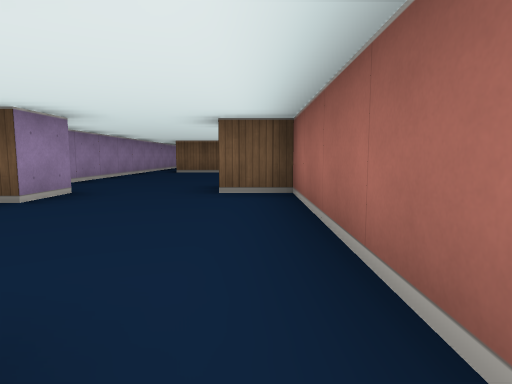
view 1 (above)

14 first-person views from a walk through a cub3D ray-caster map. The camera is about half as high as the walls, tilts 6° down and sees 75° across. The floor is counted in squares. Each view is taken from the middle of a square. On the plan, view 1 faces up. The plan holds only what a view shows up to about 9 squares ahead; the rest is blank.

view 2
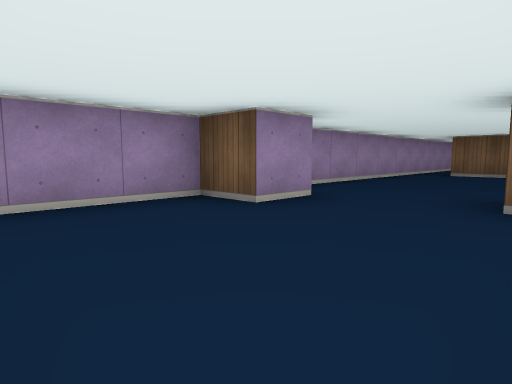

view 3
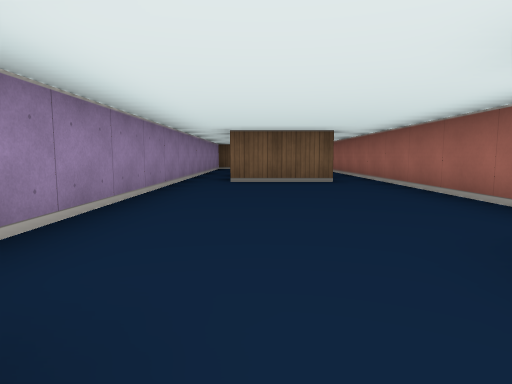

view 4
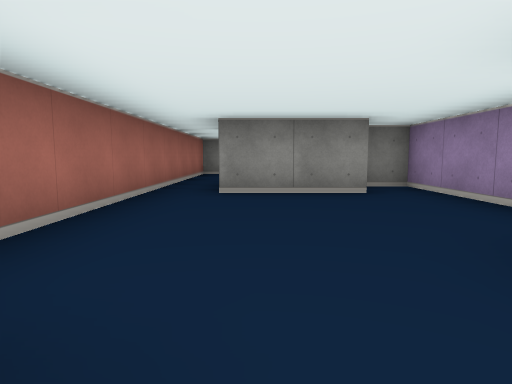

view 5
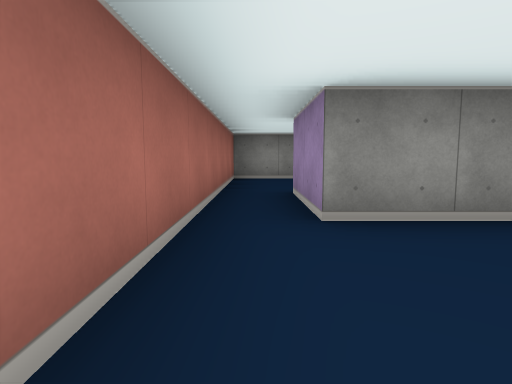

view 6
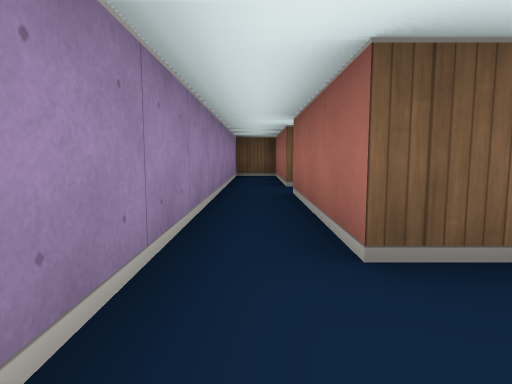

view 7
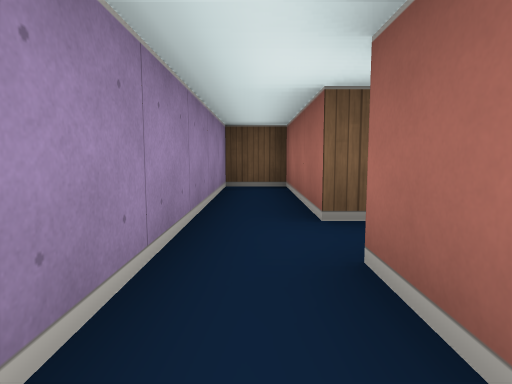

view 8
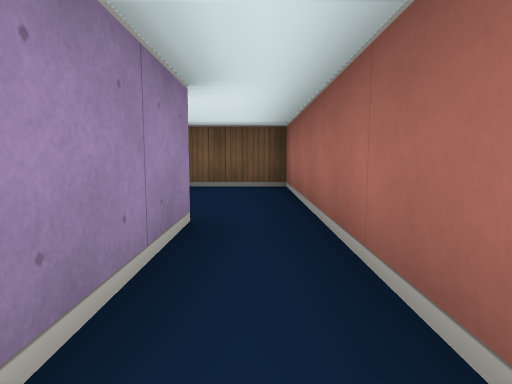

view 9
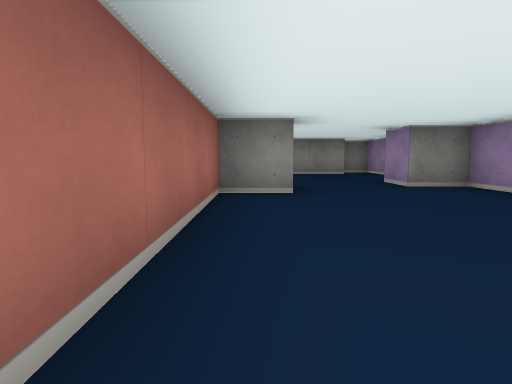

view 10
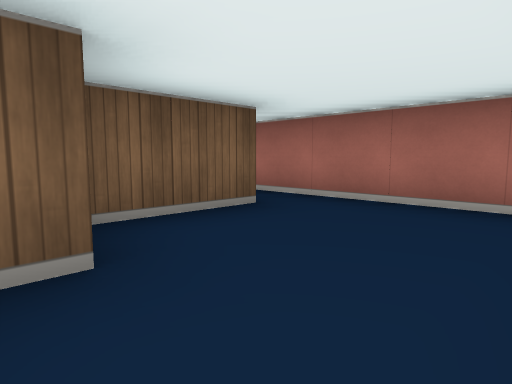

view 11
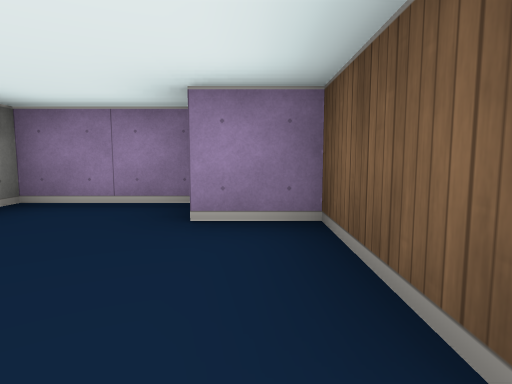

view 12
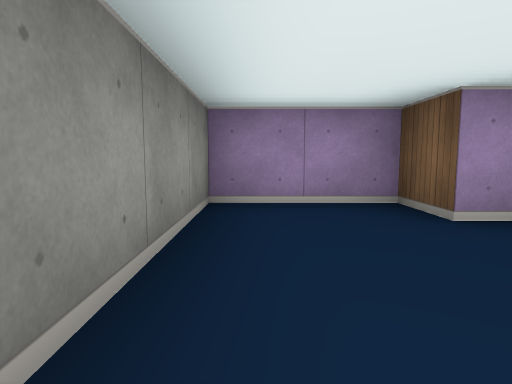

view 13
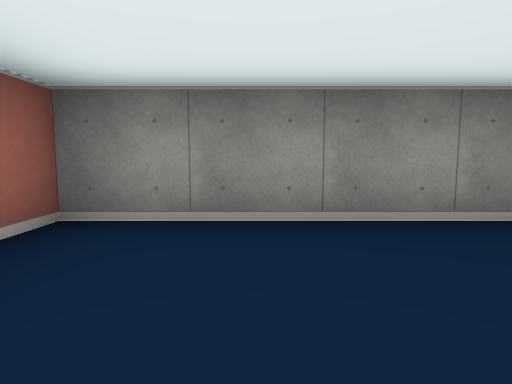

view 14
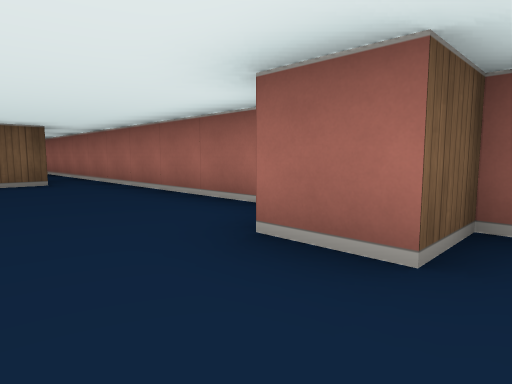

### Floor plan
Points are (right, up) in squares from view 1. A wall is a line through its corners. A room is listed if a view was taken in it or the views show most of it. See-through windows are left out.
Room 1 (views 1, 10, 11, 12, 13)
walls: (-0.5, 0.5) (-0.5, -1.5) (-2.5, -1.5) (-2.5, -2.5) (-3.5, -2.5) (-3.5, -4.5) (0.5, -4.5) (0.5, 0.5)
ways out: opening at (0, -0.5) to room 2
Room 2 (views 2, 3, 5, 14)
walls: (-2.6, 0.5) (-0.5, 0.5); (-2.5, 4.5) (-2.5, 3.5) (-3.5, 3.5) (-3.5, -0.5) (-2.8, -0.5); (0.5, 0.5) (0.5, 4.5) (-0.5, 4.5)
ways out: opening at (0, -0.5) to room 1; opening at (-1.5, 4) to room 3
Room 3 (views 4, 6, 7, 8, 9)
walls: (-0.5, 12.5) (-0.5, 10.5) (-2.5, 10.5) (-2.5, 13.5); (-0.5, 4.5) (-0.5, 5.5) (0.5, 5.5) (0.5, 12.5); (-2.5, 14.5) (-2.5, 17.5) (-3.5, 17.5) (-3.5, 4.5) (-2.5, 4.5)
ways out: opening at (-1.5, 4) to room 2; opening at (-2, 14) to room 4; opening at (0, 12) to room 4
Room 4 (no view inside)
walls: (0.5, 12.5) (0.5, 15.5) (-1.1, 15.5)
ways out: opening at (-2, 14) to room 3; opening at (0, 12) to room 3

Where each view was taken, in squares from view 1:
view 1: 0 up, 0 right, facing up
view 2: 1 up, 0 right, facing up-left
view 3: 4 up, 2 left, facing up
view 4: 5 up, 1 left, facing down
view 5: 3 up, 0 right, facing down
view 6: 9 up, 3 left, facing up
view 7: 12 up, 3 left, facing up
view 8: 10 up, 0 right, facing up
view 9: 10 up, 0 right, facing down
view 10: 4 down, 3 left, facing up-right
view 11: 2 down, 0 right, facing left
view 12: 4 down, 0 right, facing left
view 13: 2 down, 1 left, facing down
view 14: 4 up, 2 left, facing up-right
